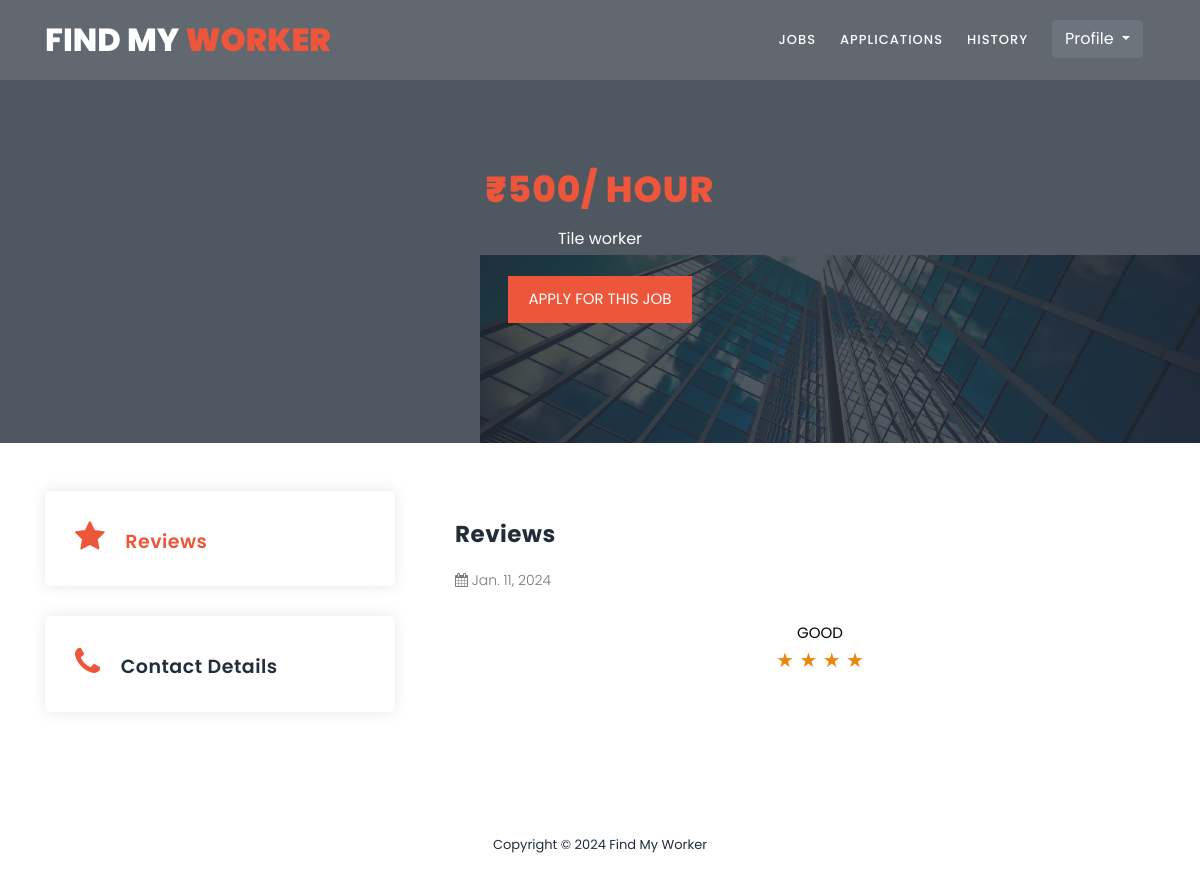
The page /job_details/7 on the database its author committed.
### app/models.py (models this page shows, shortened)
class Job(models.Model):
    jobcategory_id = models.ForeignKey(JobCategory, on_delete=models.CASCADE)
    worker_id = models.ForeignKey(CustomUser, on_delete=models.CASCADE,null=True,blank=True)
    Price = models.IntegerField()
    date = models.DateField(default=timezone.now,blank=False)
    description = models.CharField(max_length=200)

class JobCategory(models.Model):
    job_choices=(
        ('plumber','plumber'),
        ('carpenter','carpenter'),
        ('welder','welder'),
        ('Cooking','Cooking'),
        ('Tile worker','Tile worker'),
        ('painter','painter'),
        ('interior designer','interior designer'),
        ('gardner','gardner'),
        ('Laundry and ironing', 'Laundry and ironing')
    )
    job_name=models.CharField(choices=job_choices,max_length=50)
    image = models.FileField(upload_to='jobs')
    job_details = models.CharField(max_length=150)

class JobApplications(models.Model):
    status_choices=(
        ('Approved','Approved'),
        ('Pending','Pending'),
        ('Rejected','Rejected')
    )
    employer_id = models.ForeignKey(CustomUser, on_delete=models.CASCADE,null=True,blank=True)
    job_id = models.ForeignKey(Job, on_delete=models.SET_NULL, null=True)
    status = models.CharField(choices=status_choices, default="Pending", max_length=50)
    booked_date = models.DateField(default=timezone.now,blank=False)
    total_amount = models.IntegerField(blank=True, null=True)
    rating = models.IntegerField(null=True, blank=True)
    review = models.CharField(max_length=200, null=True, blank=True)
    def __str__(self):
        return self.job_id.jobcategory_id.job_name

### app/views.py (the view)
# urls.py: path('job_details/<int:id>',views.job_details, name="job_details"),
def job_details(request,id):
    job = Job.objects.get(id=id)
    applications = JobApplications.objects.filter(job_id=job)
    print(applications)
    context = {
        'applications':applications,
        'job':job
    }
    return render(request, 'Employer/job-details.html',context)

### templates/Employer/job-details.html (shortened to what this page needs)
{% extends 'Employer/employer-home.html' %}
{% block content %}
<section class="section section-bg" id="call-to-action" style="background-image: url(assets/images/banner-image-1-1920x500.jpg)">
    <div class="container">
        <div class="row">
            <div class="col-lg-10 offset-lg-1">
                <div class="cta-content">
                    <br>
                    <br>
                    <h2><em><b>&#x20B9;</b>{{ job.Price }}/ Hour</em></h2>
                    <p>{{ job.jobcategory_id.job_name }}</p>
                    <div class="main-button">
                      <a href="{% url 'job_apply' id=job.id %}">Apply for this Job</a>
                    </div>
                </div>
            </div>
        </div>
    </div>
</section>
<section class="section" id="trainers">
    <div class="container">
        <br>
        <br>
        <div class="row" id="tabs">
          <div class="col-lg-4">
            <ul>
              <li><a href='#tabs-2'><i class="fa fa-star"></i> Reviews</a></li>
              <li><a href='#tabs-3'><i class="fa fa-phone"></i> Contact Details</a></li>
            </ul>
          </div>
          <div class="col-lg-8">
            <section class='tabs-content' style="width: 100%;">
              <article id='tabs-2'>
                <h4> Reviews </h4>
                {% for reviews in applications %}
                {% if reviews.review %}
                <p class="lead"> <i class="fa fa-calendar"></i> {{ reviews.booked_date }} </p>
                <div style="text-align: center;">
                    <span style="font-size: 15px;color: rgb(0, 0, 0);">{{reviews.review}}</span>
                    <div style="color: rgb(233, 136, 10);font-size: 20px;">
                      {% for star_value in "★★★★★"|slice:reviews.rating %}
                        <span class="star">&#9733;</span>
                      {% endfor %}
                    </div>
                  </div>
                {% endif %}
                {% endfor %}
               </article>
            </section>
          </div>
        </div>
    </div>
</section>
{% endblock %}

### static/css/style.css (style rules this page uses)
html, body, div, span, applet, object, iframe, h1, h2, h3, h4, h5, h6, p, blockquote, div pre, a, abbr, acronym, address, big, cite, code, del, dfn, em, font, img, ins, kbd, q, s, samp, small, strike, strong, sub, sup, tt, var, b, u, i, center, dl, dt, dd, ol, ul, li, figure, header, nav, section, article, aside, footer, figcaption { margin: 0; padding: 0; border: 0; outline: 0; }
ul, li { padding: 0; margin: 0; list-style: none; }
header, nav, section, article, aside, footer, hgroup { display: block; }
* { box-sizing: border-box; }
html, body { font-family: 'Poppins', sans-serif; font-weight: 400; background-color: #fff; font-size: 16px; -ms-text-size-adjust: 100%; -webkit-font-smoothing: antialiased; -moz-osx-font-smoothing: grayscale; }
a { text-decoration: none !important; }
h1, h2, h3, h4, h5, h6 { margin-top: 0px; margin-bottom: 0px; }
ul { margin-bottom: 0px; }
p { font-size: 14px; line-height: 25px; color: #7a7a7a; }
html, body { background: #fff; font-family: 'Poppins', sans-serif; }
.main-button a { display: inline-block; font-size: 15px; padding: 12px 20px; background-color: #ed563b; color: #fff; text-align: center; font-weight: 400; text-transform: uppercase; transition: all .3s; }
#call-to-action { padding: 120px 0px; background-image: url(../images/cta-bg.jpg); background-position: bottom right; background-repeat: no-repeat; background-size: 90vh; text-align: center; }
.cta-content h2 { font-size: 36px; text-transform: uppercase; font-weight: 800; color: #fff; letter-spacing: 1px; }
.cta-content h2 em { font-style: normal; color: #ed563b; }
.cta-content p { font-size: 16px; color: #fff; margin: 15px 0px 25px 0px; }
#tabs ul { margin: 0; padding: 0; }
#tabs ul li { margin-bottom: 30px; display: inline-block; width: 100%; }
#tabs ul li:last-child { margin-bottom: 0px; }
#tabs ul li a { text-transform: capitalize; width: 100%; padding: 30px 30px; display: inline-block; background-color: #fff; box-shadow: 0px 0px 15px rgba(0,0,0,0.1); border-radius: 5px; font-size: 19px; color: #232d39; letter-spacing: 0.5px; font-weight: 600; transition: all 0.3s; }
#tabs ul li a .fa { font-size: 32px; height: 32px; color: #ed563b; margin-right: 15px; display: inline-block; }
#tabs ul .ui-tabs-active a { color: #ed563b; }
.tabs-content { margin-left: 30px; text-align: left; display: inline-block; transition: all 0.3s; }
.tabs-content h4 { font-size: 23px; font-weight: 700; color: #232d39; letter-spacing: 0.5px; margin-bottom: 20px; margin-top: 30px; }
.tabs-content p { font-size: 14px; color: #7a7a7a; margin-bottom: 28px; }
.section-bg { background-position: center center; background-repeat: no-repeat; background-size: cover; position: relative; }
.section-bg:before { content:''; position: absolute; top: 0; left: 0; width: 100%; height: 100%; background-color: rgba(35,45,57,0.8); }
.section-bg > form, .section-bg .container { position: relative; z-index: 2 }
#trainers { padding-bottom: 90px; }
a { color: #ed563b; }

### rows shown on the page
Job: Price "500", jobcategory_id.job_name "Tile worker"
JobApplications: booked_date "Jan. 11, 2024", review "GOOD", rating 4 (drawn)
